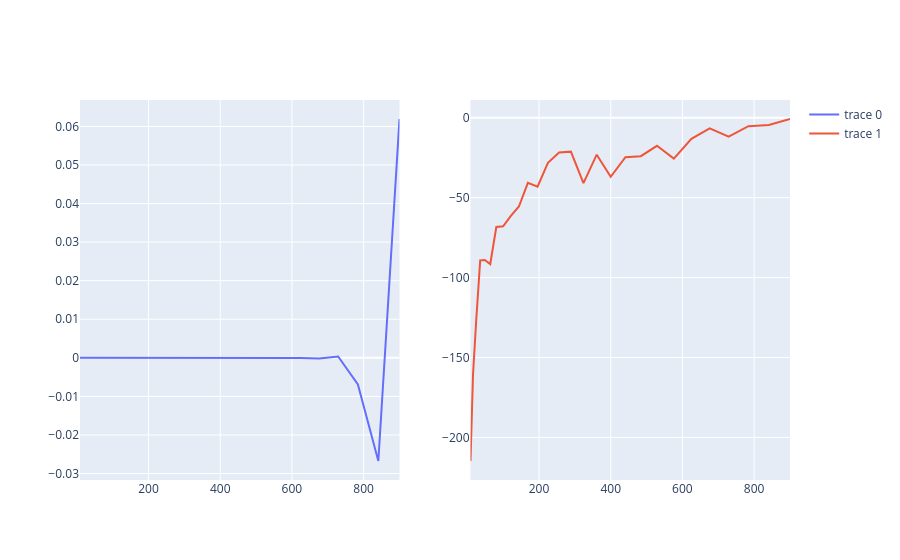

The notebook cell saved with this chart:
### Code cell
# Проверка что определитель рангово пониженной матрицы равен нулю

dets_y = np.zeros(28)
log_dets_y = np.zeros(28)
for i in range(3, 31):
    dets = np.zeros(100)
    log_dets = np.zeros(100)
    for j in range(100):
        A = np.random.randn(i, i)
        A[:, 0] =  A[:, 2] * 2
        dets[j] = np.linalg.det(A)
        log_dets[j] = np.log10(np.abs(np.linalg.det(A)+ 1e-300))
    dets_y[i-3] = np.mean(dets)
    log_dets_y[i-3] = np.mean(log_dets)
print(log_dets_y)   
fig = make_subplots(rows=1, cols=2)
x = np.arange(3, 31) ** 2
fig.add_trace(go.Scatter(x=x, y=dets_y), row=1, col=1)
fig.add_trace(go.Scatter(x=x, y=log_dets_y), row=1, col=2)

### Figure 1 — Plotly figure (JSON) as saved in the notebook; plotly's stock layout.template omitted (floating-point values rounded to 4 significant figures)
{"data": [{"type": "scatter", "x": [9, 16, 25, 36, 49, 64, 81, 100, 121, 144, 169, 196, 225, 256, 289, 324, 361, 400, 441, 484, 529, 576, 625, 676, 729, 784, 841, 900], "xaxis": "x", "y": [5.083e-17, -6.533e-17, -2.921e-16, -2.312e-16, 1.463e-15, -2.125e-15, -3.168e-15, -4.149e-15, -6.475e-14, -2.916e-13, -9.442e-13, -2.717e-12, -9.262e-12, -9.697e-11, -5.233e-11, 9.527e-10, 1.087e-09, 1.699e-08, 7.384e-08, -7.352e-07, -1.3e-06, 1.894e-05, -5.33e-05, -0.0001977, 0.0003489, -0.006933, -0.02676, 0.06193], "yaxis": "y"}, {"type": "scatter", "x": [9, 16, 25, 36, 49, 64, 81, 100, 121, 144, 169, 196, 225, 256, 289, 324, 361, 400, 441, 484, 529, 576, 625, 676, 729, 784, 841, 900], "xaxis": "x2", "y": [-214.7, -160.8, -126.5, -89.23, -88.95, -91.57, -68.36, -67.96, -61.63, -55.55, -40.77, -43.19, -28.21, -21.72, -21.23, -40.95, -23.13, -36.96, -24.67, -24.08, -17.58, -25.63, -13.23, -6.664, -11.82, -5.34, -4.566, -0.8223], "yaxis": "y2"}], "layout": {"xaxis": {"anchor": "y", "domain": [0, 0.45]}, "xaxis2": {"anchor": "y2", "domain": [0.55, 1]}, "yaxis": {"anchor": "x", "domain": [0, 1]}, "yaxis2": {"anchor": "x2", "domain": [0, 1]}}}
